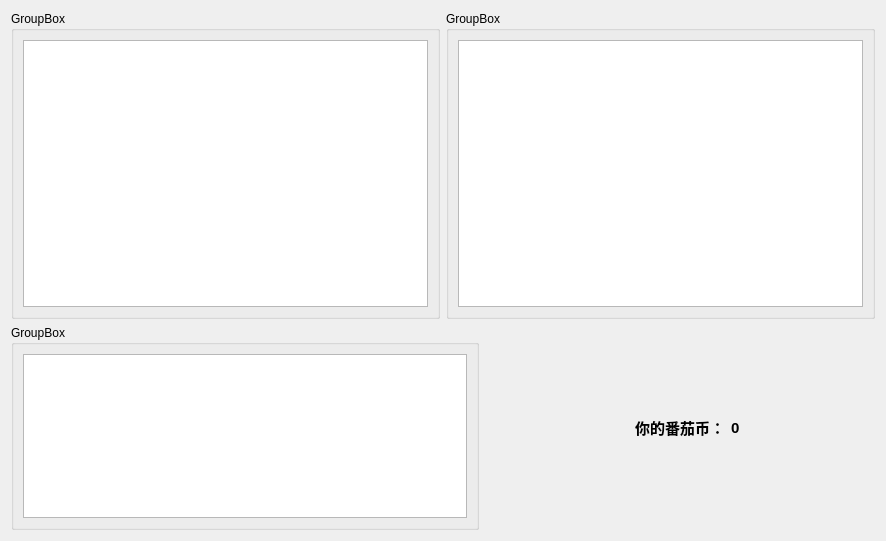
<?xml version="1.0" encoding="UTF-8"?>
<ui version="4.0">
 <class>homeWidget</class>
 <widget class="QWidget" name="homeWidget">
  <property name="geometry">
   <rect>
    <x>0</x>
    <y>0</y>
    <width>886</width>
    <height>541</height>
   </rect>
  </property>
  <property name="windowTitle">
   <string/>
  </property>
  <layout class="QVBoxLayout" name="verticalLayout" stretch="6,4">
   <item>
    <layout class="QHBoxLayout" name="horizontalLayout">
     <item>
      <widget class="QGroupBox" name="groupBox">
       <property name="title">
        <string>GroupBox</string>
       </property>
       <layout class="QVBoxLayout" name="verticalLayout_2">
        <item>
         <widget class="QListWidget" name="listWidget"/>
        </item>
       </layout>
      </widget>
     </item>
     <item>
      <widget class="QGroupBox" name="groupBox_2">
       <property name="title">
        <string>GroupBox</string>
       </property>
       <layout class="QVBoxLayout" name="verticalLayout_3">
        <item>
         <widget class="QListWidget" name="listWidget_2"/>
        </item>
       </layout>
      </widget>
     </item>
    </layout>
   </item>
   <item>
    <layout class="QHBoxLayout" name="horizontalLayout_2" stretch="6,5">
     <item>
      <widget class="QGroupBox" name="groupBox_3">
       <property name="title">
        <string>GroupBox</string>
       </property>
       <layout class="QVBoxLayout" name="verticalLayout_4">
        <item>
         <widget class="QTextBrowser" name="textBrowser"/>
        </item>
       </layout>
      </widget>
     </item>
     <item>
      <widget class="QWidget" name="widget" native="true">
       <layout class="QHBoxLayout" name="horizontalLayout_3">
        <item>
         <spacer name="horizontalSpacer">
          <property name="orientation">
           <enum>Qt::Horizontal</enum>
          </property>
          <property name="sizeType">
           <enum>QSizePolicy::Expanding</enum>
          </property>
          <property name="sizeHint" stdset="0">
           <size>
            <width>20</width>
            <height>20</height>
           </size>
          </property>
         </spacer>
        </item>
        <item>
         <widget class="QLabel" name="label">
          <property name="minimumSize">
           <size>
            <width>60</width>
            <height>60</height>
           </size>
          </property>
          <property name="maximumSize">
           <size>
            <width>60</width>
            <height>60</height>
           </size>
          </property>
          <property name="text">
           <string/>
          </property>
         </widget>
        </item>
        <item>
         <widget class="QLabel" name="label_2">
          <property name="font">
           <font>
            <family>Microsoft YaHei UI</family>
            <pointsize>11</pointsize>
            <weight>75</weight>
            <bold>true</bold>
           </font>
          </property>
          <property name="text">
           <string>你的番茄币：</string>
          </property>
         </widget>
        </item>
        <item>
         <widget class="QLabel" name="label_3">
          <property name="minimumSize">
           <size>
            <width>60</width>
            <height>0</height>
           </size>
          </property>
          <property name="font">
           <font>
            <family>Microsoft YaHei UI</family>
            <pointsize>11</pointsize>
            <weight>75</weight>
            <bold>true</bold>
           </font>
          </property>
          <property name="text">
           <string>0</string>
          </property>
         </widget>
        </item>
        <item>
         <spacer name="horizontalSpacer_2">
          <property name="orientation">
           <enum>Qt::Horizontal</enum>
          </property>
          <property name="sizeHint" stdset="0">
           <size>
            <width>40</width>
            <height>20</height>
           </size>
          </property>
         </spacer>
        </item>
       </layout>
      </widget>
     </item>
    </layout>
   </item>
  </layout>
 </widget>
 <resources/>
 <connections/>
</ui>
